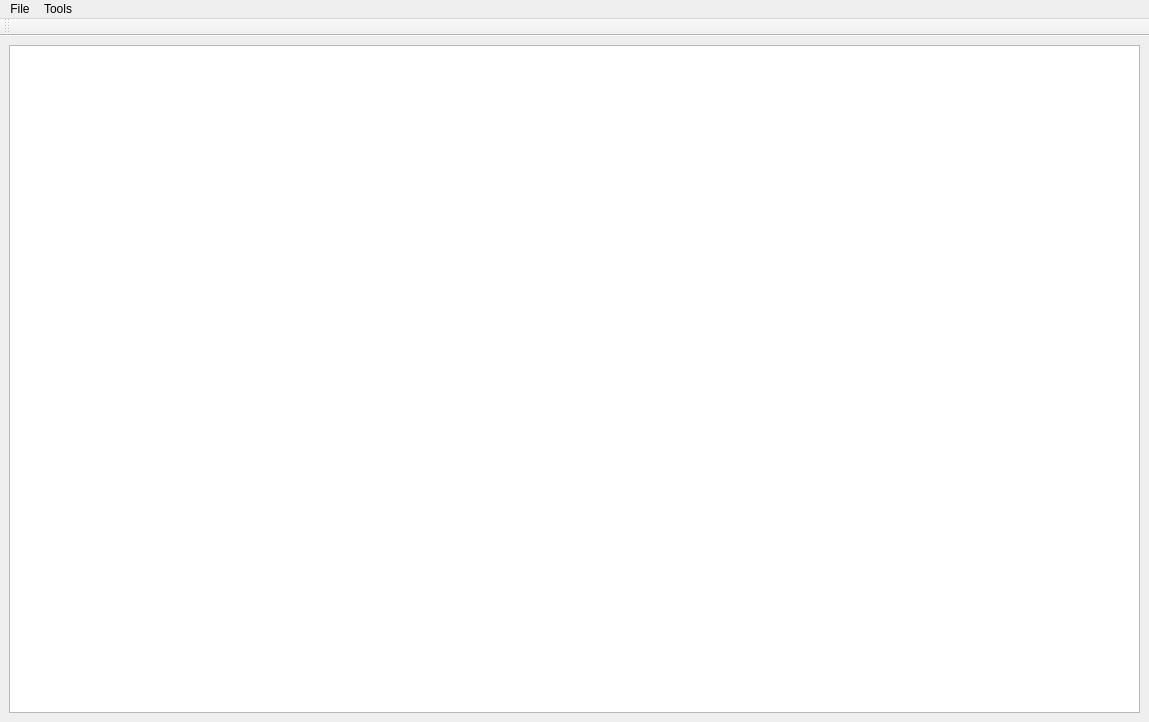
<?xml version="1.0" encoding="UTF-8"?>
<ui version="4.0">
 <class>TalpaMainWindow</class>
 <widget class="QMainWindow" name="TalpaMainWindow">
  <property name="geometry">
   <rect>
    <x>0</x>
    <y>0</y>
    <width>1149</width>
    <height>722</height>
   </rect>
  </property>
  <property name="sizePolicy">
   <sizepolicy hsizetype="Expanding" vsizetype="Expanding">
    <horstretch>0</horstretch>
    <verstretch>0</verstretch>
   </sizepolicy>
  </property>
  <property name="windowTitle">
   <string>Talpa</string>
  </property>
  <widget class="QWidget" name="centralwidget">
   <layout class="QHBoxLayout" name="horizontalLayout_2">
    <item>
     <widget class="QListView" name="sourceList"/>
    </item>
   </layout>
  </widget>
  <widget class="QMenuBar" name="menubar">
   <property name="geometry">
    <rect>
     <x>0</x>
     <y>0</y>
     <width>1149</width>
     <height>21</height>
    </rect>
   </property>
   <widget class="QMenu" name="menuFile">
    <property name="title">
     <string>File</string>
    </property>
   </widget>
   <widget class="QMenu" name="menuTools">
    <property name="title">
     <string>Tools</string>
    </property>
   </widget>
   <addaction name="menuFile"/>
   <addaction name="menuTools"/>
  </widget>
  <widget class="QToolBar" name="toolBar">
   <property name="windowTitle">
    <string>toolBar</string>
   </property>
   <attribute name="toolBarArea">
    <enum>TopToolBarArea</enum>
   </attribute>
   <attribute name="toolBarBreak">
    <bool>true</bool>
   </attribute>
  </widget>
 </widget>
 <resources/>
 <connections/>
</ui>
